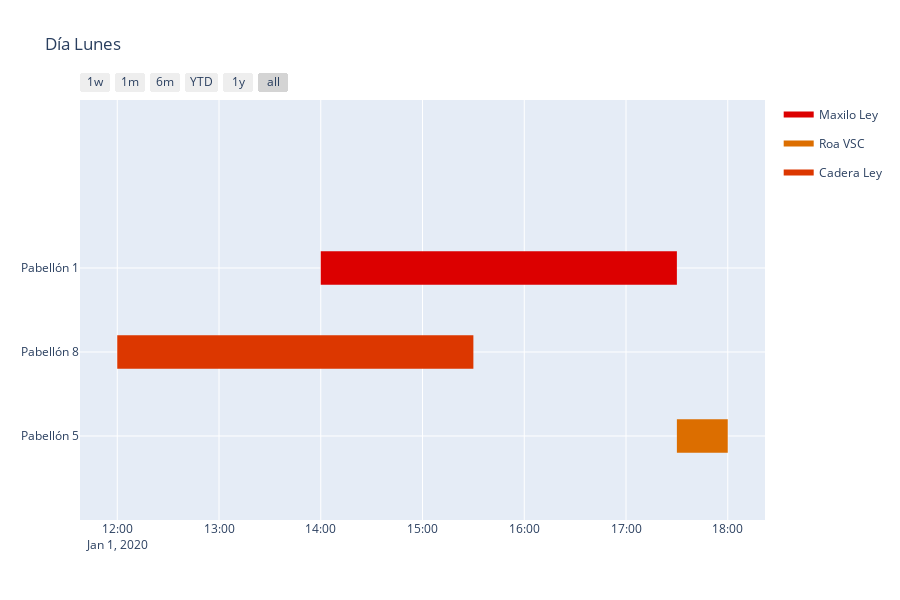

The notebook cell this image was saved under:
### Code cell
import plotly.graph_objs as go
import plotly.figure_factory as ff
from plotly.figure_factory import create_gantt


    
"""colors = {resource[0]: 'rgb(220, 0, 0)',
          resource[1]: (1, 0.9, 0.16),
          resource[2]: 'rgb(0, 255, 100)',
          resource[3]: 'rgb(255, 0, 0)',
          resource[4]: 'rgb(170, 14, 200)',
          resource[5]: (1, 1, 0.2),
          resource[6]: (0, 0.5, 0.7),
          resource[7]: (0, 1, 1),
          resource[8]: (0, 1, 0.5),
          resource[9]: (0.5, 1, 0.7),
          resource[10]: (1, 1, 0.7),
          resource[11]: (0, 0, 0.7),
          resource[12]: (0.1, 0, 0.1),
          resource[13]: (0, 0.3, 0.7),
          resource[14]: (0.5, 0, 0.3),
          resource[15]: (0.1, 0.5, 0.7),
          resource[16]: (0.9, 0.3, 0.7),}
          #resource[17]: (0.9, 1, 0.7)}
"""

fig_0 = ff.create_gantt(df0, colors=colors_0, index_col='Resource', show_colorbar=True, title='Día Lunes',showgrid_x=True, showgrid_y=True,
                      group_tasks=True)
fig_0.show()

### Figure 1 — Plotly figure (JSON) as saved in the notebook; plotly's stock layout.template omitted (floating-point values rounded to 4 significant figures)
{"data": [{"fill": "toself", "fillcolor": "rgb(220, 0, 0)", "hoverinfo": "name", "legendgroup": "rgb(220, 0, 0)", "mode": "none", "name": "Maxilo Ley", "type": "scatter", "x": ["2020-01-01T14:00:00", "2020-01-01T17:30:00", "2020-01-01T17:30:00", "2020-01-01T14:00:00"], "y": [1.8, 1.8, 2.2, 2.2]}, {"fill": "toself", "fillcolor": "rgb(220, 110, 0)", "hoverinfo": "name", "legendgroup": "rgb(220, 110, 0)", "mode": "none", "name": "Roa VSC", "type": "scatter", "x": ["2020-01-01T17:30:00", "2020-01-01T18:00:00", "2020-01-01T18:00:00", "2020-01-01T17:30:00"], "y": [-0.2, -0.2, 0.2, 0.2]}, {"fill": "toself", "fillcolor": "rgb(220, 55, 0)", "hoverinfo": "name", "legendgroup": "rgb(220, 55, 0)", "mode": "none", "name": "Cadera Ley", "type": "scatter", "x": ["2020-01-01T12:00:00", "2020-01-01T15:30:00", "2020-01-01T15:30:00", "2020-01-01T12:00:00"], "y": [0.8, 0.8, 1.2, 1.2]}, {"legendgroup": "rgb(220, 0, 0)", "marker": {"color": "rgb(220, 0, 0)", "opacity": 0, "size": 1}, "mode": "markers", "name": "", "showlegend": false, "text": [null, null], "type": "scatter", "x": ["2020-01-01T14:00:00", "2020-01-01T17:30:00"], "y": [2, 2]}, {"legendgroup": "rgb(220, 110, 0)", "marker": {"color": "rgb(220, 110, 0)", "opacity": 0, "size": 1}, "mode": "markers", "name": "", "showlegend": false, "text": [null, null], "type": "scatter", "x": ["2020-01-01T17:30:00", "2020-01-01T18:00:00"], "y": [0, 0]}, {"legendgroup": "rgb(220, 55, 0)", "marker": {"color": "rgb(220, 55, 0)", "opacity": 0, "size": 1}, "mode": "markers", "name": "", "showlegend": false, "text": [null, null], "type": "scatter", "x": ["2020-01-01T12:00:00", "2020-01-01T15:30:00"], "y": [1, 1]}], "layout": {"height": 600, "hovermode": "closest", "showlegend": true, "title": {"text": "Día Lunes"}, "xaxis": {"rangeselector": {"buttons": [{"count": 7, "label": "1w", "step": "day", "stepmode": "backward"}, {"count": 1, "label": "1m", "step": "month", "stepmode": "backward"}, {"count": 6, "label": "6m", "step": "month", "stepmode": "backward"}, {"count": 1, "label": "YTD", "step": "year", "stepmode": "todate"}, {"count": 1, "label": "1y", "step": "year", "stepmode": "backward"}, {"step": "all"}]}, "showgrid": true, "type": "date", "zeroline": false}, "yaxis": {"autorange": false, "range": [-1, 4], "showgrid": true, "ticktext": ["Pabellón 5", "Pabellón 8", "Pabellón 1"], "tickvals": [0, 1, 2], "zeroline": false}}}
